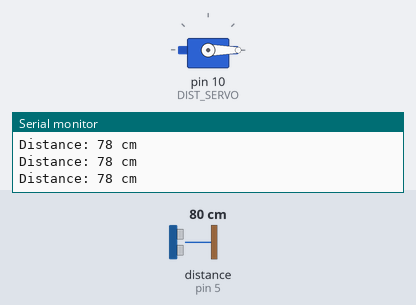
Bench run of a sketch on a simulated Arduino Uno, built with avr-gcc and run on an emulated ATmega328P. Parts: servo, the last lines printed to the serial monitor. Wiring (inferred from the names in the program): ultrasonic range finder: trigger pin 4; echo pin 5. The inputs (shaded band) are chosen by the test bench; at power-on: distance to the obstacle (sensor on pin 5) 80 cm. The echo pulse lasts 58.3 µs per cm.

Above: at 1.3 s.
1.4 s: distance to the obstacle (sensor on pin 5) set to 10 cm
4.4 s: distance to the obstacle (sensor on pin 5) set to 7 cm
At 7.9 s:
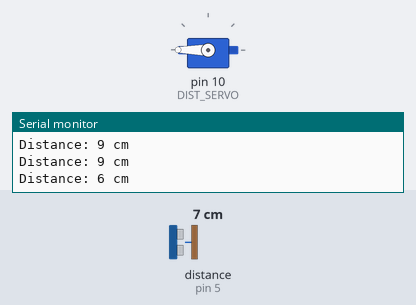
8.9 s: distance to the obstacle (sensor on pin 5) set to 2 cm
Timing chart, 0 to 11.9 s (numbered marks = the images above; inputs shaded):
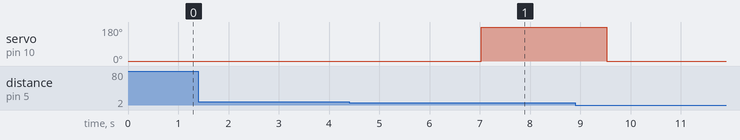

The sketch:

distSensor.ino
```cpp
#include <Servo.h>
#define TRIG_PIN 4
#define ECHO_PIN 5
#define DIST_SERVO 10
#define DIST 8

Servo distServo;
int pos = 0;

void toggleServo(int *pos) {
  if((*pos) == 1)
  {
    distServo.write(180);
    (*pos) = 0;
  } else {
    distServo.write(0);
    (*pos) = 1;
  }
}

void setup() {
  Serial.begin(9600);
  pinMode(TRIG_PIN, OUTPUT);
  pinMode(ECHO_PIN, INPUT);
  distServo.attach(DIST_SERVO);
  distServo.write(0);
}

void loop() {
  long duration;
  int distance;

  // Trigger the sensor
  digitalWrite(TRIG_PIN, LOW);
  delayMicroseconds(2);
  digitalWrite(TRIG_PIN, HIGH);
  delayMicroseconds(10);
  digitalWrite(TRIG_PIN, LOW);

  // Read the echo time
  duration = pulseIn(ECHO_PIN, HIGH);

  // Convert to distance in cm
  distance = duration * 0.034 / 2;

  // Open or close the window
  if (distance < DIST) {
      toggleServo(&pos);
      delay(2000);
  }

  // Print to serial
  Serial.print("Distance: ");
  Serial.print(distance);
  Serial.println(" cm");

  delay(500); // Update every half second
}
```

Measured:
- the behaviour switches between 9 and 8 cm on distance to the obstacle (sensor on pin 5) (found by bisection; images 0 and 1)
- after the input at 4.4 s, servo on pin 10 (DIST_SERVO): 0° → 180° after 2.6 s
